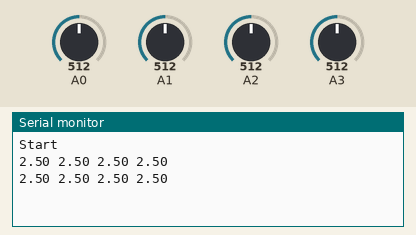
The sketch below on a simulated Arduino Uno, built with avr-gcc and run on an emulated ATmega328P. Shown: the last lines printed to the serial monitor. The inputs (shaded band) are chosen by the test bench; at power-on: A0 = 512, A1 = 512, A2 = 512, A3 = 512.

Above: at 1.8 s.
1.9 s: A0 set to 716
At 2.7 s:
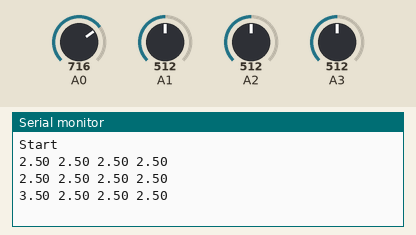
3.4 s: A1 set to 716
At 4.4 s:
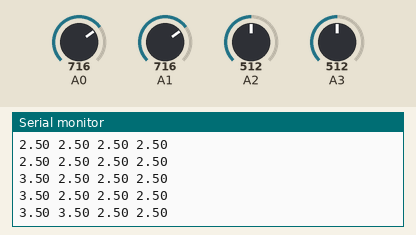
4.9 s: A2 set to 716
At 5.8 s:
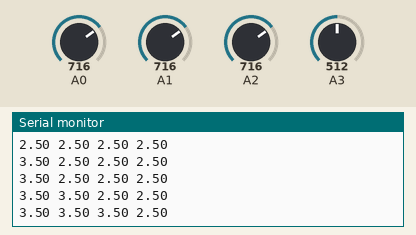
6.4 s: A3 set to 716
At 7.7 s:
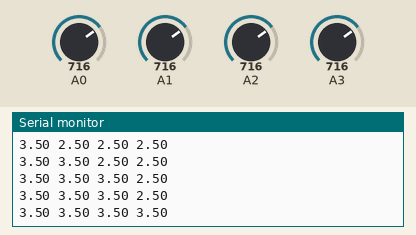
7.9 s: A0 set to 992
At 8.8 s:
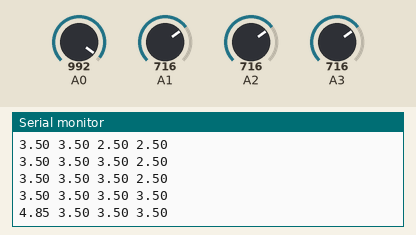
9.4 s: A1 set to 992
At 10.6 s:
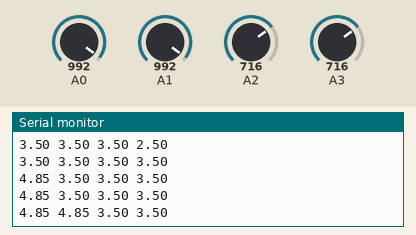
Timing chart, 0 to 11.9 s (numbered marks = the images above; inputs shaded):
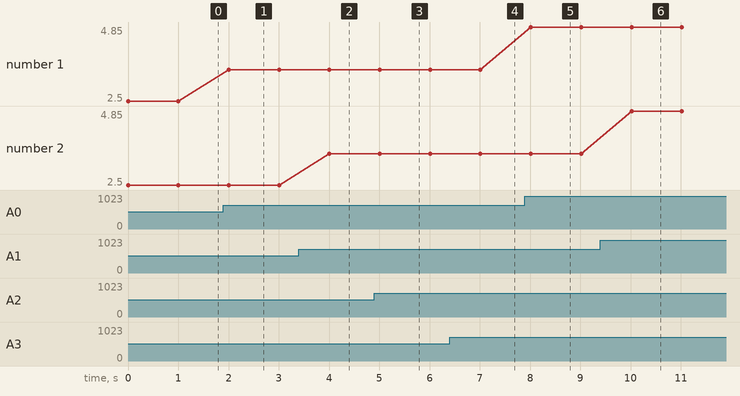

The sketch:

Vin_Arduino.ino
```cpp
float voltage = 0;
float voltage1 = 0;
float voltage2 = 0;
float voltage3 = 0;

void setup() {
  // put your setup code here, to run once:

Serial.begin(9600);
pinMode(A0, INPUT);
pinMode(A1, INPUT);
pinMode(A2, INPUT);
pinMode(A3, INPUT);
Serial.println("Start");
}

void loop() {
 voltage = analogRead(A0) * (5.0/1023);
 voltage1 = analogRead(A1) * (5.0/1023);
 voltage2 = analogRead(A2) * (5.0/1023);
 voltage3 = analogRead(A3) * (5.0/1023);

  //no time to figure out c string concantenation, just sent it all seperatley
   Serial.print(voltage);
   Serial.print(" ");
   Serial.print(voltage1);
   Serial.print(" ");
   Serial.print(voltage2);
   Serial.print(" ");
   Serial.println(voltage3);
  // put your main code here, to run repeatedly:
  delay(1000);
}
```

Measured:
- after the input at 1.9 s, the serial monitor: prints a new line after 0.10 s (image 1)
- after the input at 3.4 s, the serial monitor: prints a new line after 0.61 s (image 2)
- after the input at 4.9 s, the serial monitor: prints a new line after 0.11 s (image 3)
- after the input at 6.4 s, the serial monitor: prints a new line after 0.61 s (image 4)
- after the input at 7.9 s, the serial monitor: prints a new line after 0.12 s (image 5)
- after the input at 9.4 s, the serial monitor: prints a new line after 0.62 s (image 6)
- plotted number 1: 2.5 → 3.5 after the input at 1.9 s, 3.5 → 4.85 after the input at 7.9 s
